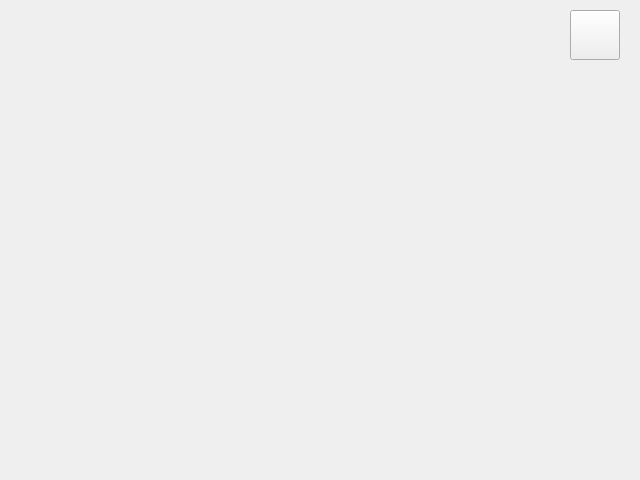
<?xml version="1.0" encoding="UTF-8"?>
<ui version="4.0">
 <class>MainWindow</class>
 <widget class="QMainWindow" name="MainWindow">
  <property name="geometry">
   <rect>
    <x>0</x>
    <y>0</y>
    <width>640</width>
    <height>480</height>
   </rect>
  </property>
  <property name="font">
   <font>
    <pointsize>22</pointsize>
   </font>
  </property>
  <property name="windowTitle">
   <string>MainWindow</string>
  </property>
  <widget class="QWidget" name="centralwidget">
   <widget class="QStackedWidget" name="stackedWidget">
    <property name="geometry">
     <rect>
      <x>0</x>
      <y>0</y>
      <width>640</width>
      <height>480</height>
     </rect>
    </property>
   </widget>
   <widget class="QPushButton" name="btnListen">
    <property name="enabled">
     <bool>true</bool>
    </property>
    <property name="geometry">
     <rect>
      <x>570</x>
      <y>10</y>
      <width>50</width>
      <height>50</height>
     </rect>
    </property>
    <property name="autoFillBackground">
     <bool>false</bool>
    </property>
    <property name="text">
     <string/>
    </property>
    <property name="iconSize">
     <size>
      <width>32</width>
      <height>32</height>
     </size>
    </property>
    <property name="autoDefault">
     <bool>false</bool>
    </property>
    <property name="default">
     <bool>false</bool>
    </property>
    <property name="flat">
     <bool>false</bool>
    </property>
   </widget>
  </widget>
 </widget>
 <resources/>
 <connections/>
</ui>
